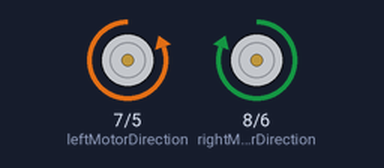
Bench run of a sketch on a simulated Arduino Uno, built with avr-gcc and run on an emulated ATmega328P. Parts: direction and speed pins drawn as motors (green arrow = direction pin HIGH = forward, orange = LOW = backward, longer = more drive).

Above: at 1.5 s.
At 4.5 s:
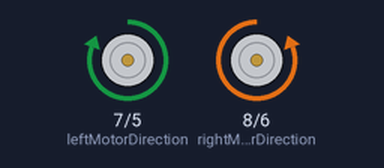
At 7.5 s:
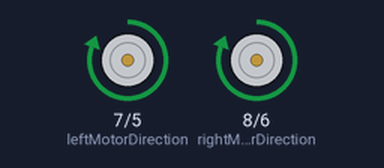
Timing chart, 0 to 11.7 s (numbered marks = the images above):
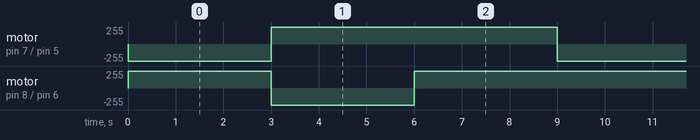

The sketch:

Solution_2.ino
```cpp
// (licence header left out)
//  Lesson 4.3, Exercise 2 Solution - Simple Motor Tests

// Pin definitions
#define leftMotorSpeed 5
#define rightMotorSpeed 6
#define leftMotorDirection 7
#define rightMotorDirection 8

void setup() {
  Serial.begin(9600);
  pinMode(leftMotorSpeed,      OUTPUT);
  pinMode(rightMotorSpeed,     OUTPUT);
  pinMode(leftMotorDirection,  OUTPUT);
  pinMode(rightMotorDirection, OUTPUT);
}

void loop() {
  /* Perform the following three tests and then repeat:
    1. Drive full speed ahead for 3 seconds.
    2. Drive full speed in reverse for 3 seconds.
    3. Spin in place for 3 seconds
  */

  setSpeed(0, 255);
  setSpeed(1, 255);
  delay(3000);

  setSpeed(0, -255);
  setSpeed(1, -255);
  delay(3000);

  setSpeed(0, 255);
  setSpeed(1, -255);
  delay(3000);
}

// int motor defines which motor we want to control.
// motor 0 is our right motor, motor 1 is our left motor.
void setSpeed(int motor, int motorspeed) {
  if ( motor == 0 ) {
    if ( motorspeed < 0 ) {
      digitalWrite(rightMotorDirection, LOW);
      analogWrite(rightMotorSpeed, abs(motorspeed));
    } else {
      digitalWrite(rightMotorDirection, HIGH);
      analogWrite(rightMotorSpeed, motorspeed);
    }
  } else {
    if ( motorspeed < 0 ) {
      digitalWrite(leftMotorDirection, HIGH);
      analogWrite(leftMotorSpeed, abs(motorspeed));
    } else {
      digitalWrite(leftMotorDirection, LOW);
      analogWrite(leftMotorSpeed, motorspeed);
    }
  }
}
/*********************************************************************************************************************
Permission is hereby granted, free of charge, to any person obtaining a copy of this software and associated documentation files (the "Software"), to deal in the Software without restriction, including without limitation the rights to use, copy, modify, merge, publish, distribute, sublicense, and/or sell copies of the Software, and to permit persons to whom the Software is furnished to do so, subject to the following conditions:

The above copyright notice and this permission notice shall be included in all copies or substantial portions of the Software.
THE SOFTWARE IS PROVIDED "AS IS", WITHOUT WARRANTY OF ANY KIND, EXPRESS OR IMPLIED, INCLUDING BUT NOT LIMITED TO THE WARRANTIES OF MERCHANTABILITY, FITNESS FOR A PARTICULAR PURPOSE AND NONINFRINGEMENT. IN NO EVENT SHALL THE AUTHORS OR COPYRIGHT HOLDERS BE LIABLE FOR ANY CLAIM, DAMAGES OR OTHER LIABILITY, WHETHER IN AN ACTION OF CONTRACT, TORT OR OTHERWISE, ARISING FROM, OUT OF OR IN CONNECTION WITH THE SOFTWARE OR THE USE OR OTHER DEALINGS IN THE SOFTWARE.
'*******************************************************************************************************************/
```

Measured:
- by itself, motor on pin 7 (leftMotorDirection) / pin 5 (leftMotorSpeed): alternates forward 255/255 for 6.0 s and backward 255/255 for 3.0 s
- by itself, motor on pin 8 (rightMotorDirection) / pin 6 (rightMotorSpeed): repeats every 9.0 s: backward 255/255 3.0 s, forward 255/255 6.0 s
